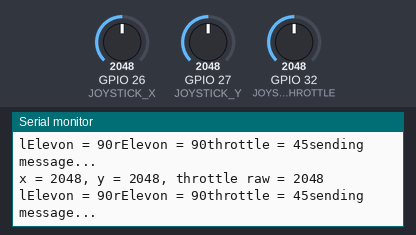
The sketch below on a simulated ESP32. Shown: the last lines printed to the serial monitor. Inputs (shaded band) come from the test bench; at power-on: GPIO 32 (JOYSTICK_THROTTLE) = 2048, GPIO 26 (JOYSTICK_X) = 2048, GPIO 27 (JOYSTICK_Y) = 2048. No radio packets arrive unless stated.

Above: at 4.2 s.
4.3 s: GPIO 32 (JOYSTICK_THROTTLE) set to 1580
At 4.34 s:
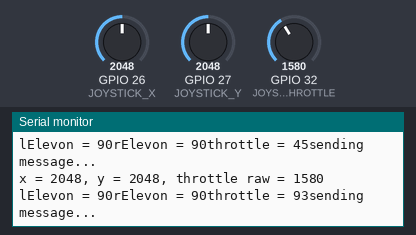
5.8 s: GPIO 32 (JOYSTICK_THROTTLE) set to 1459
At 5.82 s:
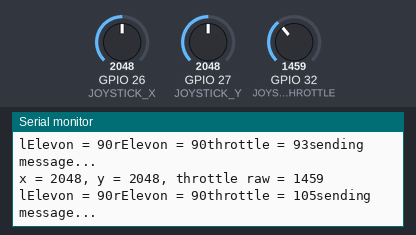
Timing chart, 0 to 8.8 s (numbered marks = the images above; inputs shaded):
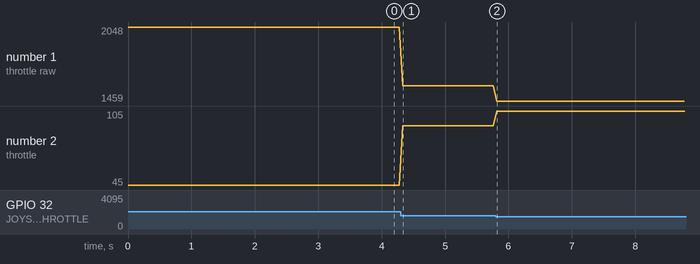

The sketch:

controller_code.ino
```cpp
#include <ESP32Servo.h>
#include <RF24.h>
#include <nRF24L01.h>
#include <SPI.h>

// RADIO
#define CE 22
#define CSN 21
RF24 radio(CE,CSN);
const  uint64_t address = 0xE8E8F0F0E1LL;

struct sendPacket {
  byte lElevon;
  byte rElevon;
  byte throttle;
};

sendPacket controlInputs;

// JOYSTICK
#define JOYSTICK_X 26 // Roll control
#define JOYSTICK_Y 27 // Pitch control
#define JOYSTICK_THROTTLE 32 // ESC Throttle

// Calibration offsets (adjust if needed)
#define LEFT_FLAP_NEUTRAL 90 // Adjust to make left flap perfectly straight
#define RIGHT_FLAP_NEUTRAL 90 // Adjust to make right flap perfectly straight

// ESC Speed
#define MAX_SPEED 1200
#define MIN_SPEED 1000

void setup() {
  Serial.begin(115200);

  radio.begin();
  radio.setChannel(5);
  radio.setDataRate(RF24_1MBPS);
  radio.setPALevel(RF24_PA_HIGH);
  radio.openWritingPipe(address);
  radio.stopListening();
}

void loop() {

  // Read joystick analog values
  int xValue = analogRead(JOYSTICK_X);
  int yValue = analogRead(JOYSTICK_Y);
  int throttle = analogRead(JOYSTICK_THROTTLE);

  Serial.print("x = ");
  Serial.print(xValue);
  Serial.print(", y = ");
  Serial.print(yValue);
  Serial.print(", throttle raw = ");
  Serial.println(analogRead(JOYSTICK_THROTTLE));


  // Map joystick values (assuming 0-4095 range on ESP32)
  int pitchMovement = map(yValue, 0, 4095, 180, 0); // Inverted mapping for proper motion
  int rollMovement = map(xValue, 0, 4095, 0, 180);
  int throttleMap = constrain(map(analogRead(JOYSTICK_THROTTLE), 2500, 0, MIN_SPEED, MAX_SPEED), MIN_SPEED, MAX_SPEED);

  // Compute final flap positions (adjust around neutral)
  controlInputs.lElevon = constrain(LEFT_FLAP_NEUTRAL + (pitchMovement - 90) + (90 - rollMovement), 0, 180);
  controlInputs.rElevon = constrain(RIGHT_FLAP_NEUTRAL + (pitchMovement - 90) + (rollMovement - 90), 0, 180);

  controlInputs.throttle = map(throttleMap, MIN_SPEED, MAX_SPEED, 0, 255); // limited to 1 byte - remap on uav

  Serial.print("lElevon = ");
  Serial.print(controlInputs.lElevon);
  Serial.print("rElevon = ");
  Serial.print(controlInputs.rElevon);
  Serial.print("throttle = ");
  Serial.print(controlInputs.throttle);

  // Transmit Control Inputs
  Serial.println("sending message...");
  radio.write(&controlInputs, sizeof(sendPacket));

  delay(50); // Small delay for stability
}
```

Measured:
- after the input at 4.3 s, the serial monitor: prints a new line at once (image 1)
- after the input at 5.8 s, the serial monitor: prints a new line at once (image 2)
- plotted number 1: 2048 → 1580 after the input at 4.3 s, 1580 → 1459 after the input at 5.8 s
- plotted number 2: 45 → 93 after the input at 4.3 s, 93 → 105 after the input at 5.8 s
